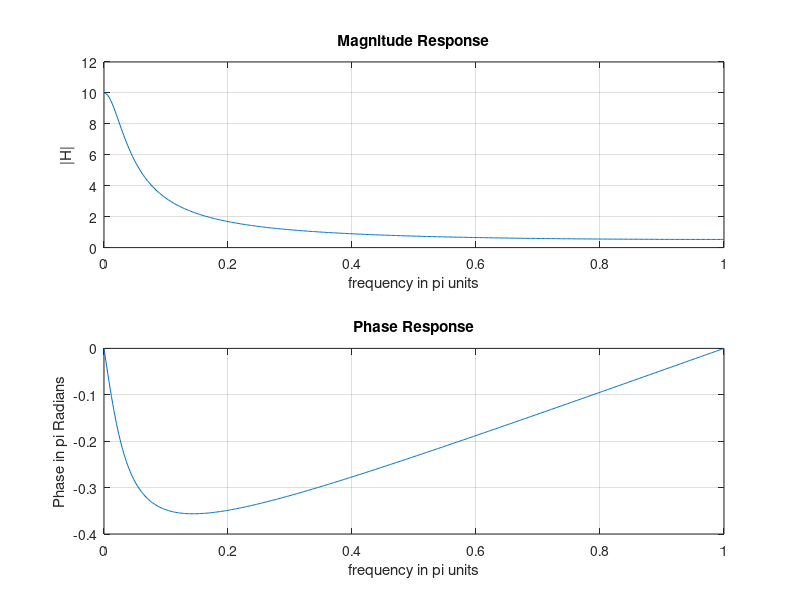

Recreate this plot in MATLAB.
w = [0:1:500]*pi/500; % [0, pi] axis divided into 501 points.
H = exp(j*w) ./ (exp(j*w) -0.9*ones(1,501));
magH= abs(H); angH= angle(H);
subplot(2,1,1); plot(w/pi,magH); grid;
xlabel('frequency in pi units'); ylabel('|H|');
title('Magnitude Response');
subplot(2,1,2); plot(w/pi,angH/pi); grid
xlabel('frequency in pi units');
ylabel('Phase in pi Radians');
title('Phase Response');